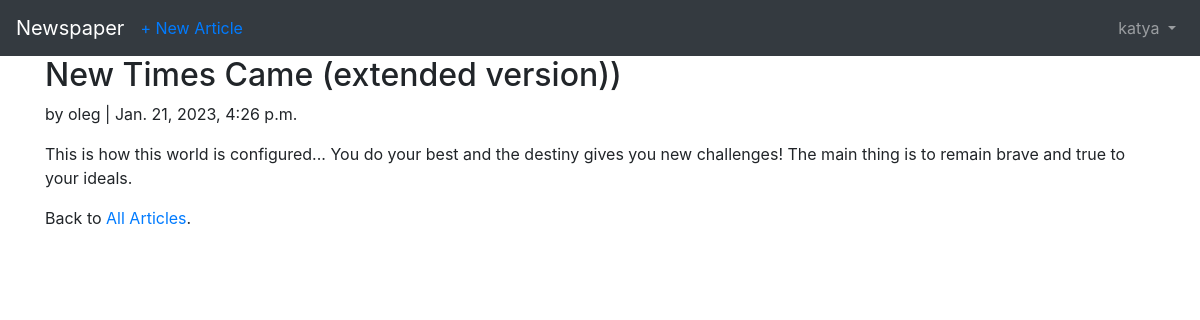
/articles/1/ (signed in), run on the app's committed database.
### accounts/models.py (models this page shows)
class CustomUser(AbstractUser):
    age = models.PositiveSmallIntegerField(null=True, blank=True)

### articles/models.py (models this page shows, shortened)
class Article(models.Model):
    author = models.ForeignKey(
        get_user_model(),
        on_delete=models.CASCADE
    )
    title = models.CharField(max_length=100)
    body = models.TextField()
    date = models.DateTimeField(auto_now_add=True)

### articles/views.py (the view)
# urls.py: path('<int:pk>/', ArticleDetailView.as_view(), name='article_detail'),
class ArticleDetailView(LoginRequiredMixin, DetailView):
    model = Article
    template_name = 'article_detail.html'

### templates/article_detail.html (shortened to what this page needs)
{% extends 'base.html' %}
{% block content %}
    <div class="article-entry">
        <h2>{{ object.title }}</h2>
        <p>by {{ object.author }} | {{ object.date }}</p>
        <p>{{ object.body }}</p>
    </div>
    <p>Back to <a href="{% url 'article_list' %}">All Articles</a>.</p>
{% endblock content %}

### templates/base.html (shortened to what this page needs)
<!DOCTYPE html>
<html>
    <head>
        <link rel="stylesheet" href="https://cdn.jsdelivr.net/npm/bootstrap@4.5.3/dist/css/bootstrap.min.css">
    </head>
    <body>
        <nav class="navbar navbar-expand-lg navbar-dark bg-dark">
            <a class="navbar-brand" href="{% url 'home' %}">Newspaper</a>
            <div class="collapse navbar-collapse" id="navbarSupportedContent">
            {% if user.is_authenticated %}
            <ul class="navbar-nav mr-auto">
                <li class="nav-item">
                    <a href="{% url 'article_create' %}">+ New Article</a>
                </li>
            </ul>
            <ul class="navbar-nav ml-auto">
                <li class="nav-item">
                    <a class="nav-link dropdown-toggle" href="#"
                    id="navbarDropdown" role="button" data-toggle="dropdown"
                    aria-haspopup="true" aria-expanded="false">
                    {{ user.username }}
                    </a>
                </li>
            </ul>
            {% endif %}
            </div>
        </nav>
        <main>
            <div class="container">
                {% block content %}
                {% endblock content %}
            </div>
        </main>
    </body>
</html>

### data on the page
CustomUser: username "katya"
Article: title "New Times Came (extended version))", author "oleg", date "Jan. 21, 2023, 4:26 p.m.", body "This is how this world is configured... You do your best and the destiny gives you new challenges! The main thing is to remain brave and true to your ideals."
